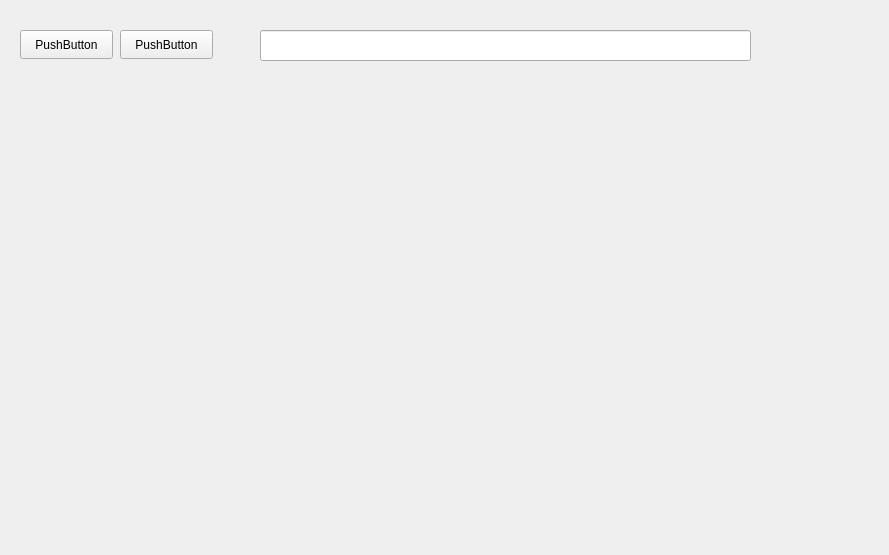
<?xml version="1.0" encoding="UTF-8"?>
<ui version="4.0">
 <class>Frame</class>
 <widget class="QWidget" name="Frame">
  <property name="geometry">
   <rect>
    <x>0</x>
    <y>0</y>
    <width>889</width>
    <height>555</height>
   </rect>
  </property>
  <property name="windowTitle">
   <string>Form</string>
  </property>
  <widget class="QPushButton" name="pushButton">
   <property name="geometry">
    <rect>
     <x>20</x>
     <y>30</y>
     <width>93</width>
     <height>29</height>
    </rect>
   </property>
   <property name="text">
    <string>PushButton</string>
   </property>
  </widget>
  <widget class="QPushButton" name="pushButton_2">
   <property name="geometry">
    <rect>
     <x>120</x>
     <y>30</y>
     <width>93</width>
     <height>29</height>
    </rect>
   </property>
   <property name="text">
    <string>PushButton</string>
   </property>
  </widget>
  <widget class="QLineEdit" name="lineEdit">
   <property name="geometry">
    <rect>
     <x>260</x>
     <y>30</y>
     <width>491</width>
     <height>31</height>
    </rect>
   </property>
  </widget>
  <widget class="QWidget" name="box" native="true">
   <property name="geometry">
    <rect>
     <x>20</x>
     <y>70</y>
     <width>851</width>
     <height>471</height>
    </rect>
   </property>
  </widget>
 </widget>
 <resources/>
 <connections/>
</ui>
